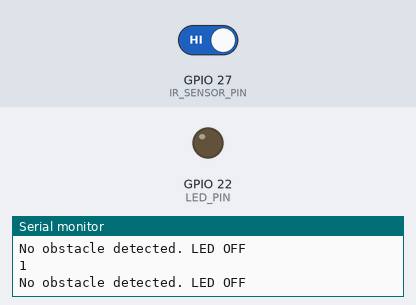
The sketch below on a simulated ESP32. Shown: output pins drawn as LEDs (lit = HIGH), the last lines printed to the serial monitor. The inputs (shaded band) are chosen by the test bench; at power-on: GPIO 27 (IR_SENSOR_PIN) HIGH.

Above: at 1.8 s.
1.9 s: GPIO 27 (IR_SENSOR_PIN) driven LOW
At 2.4 s:
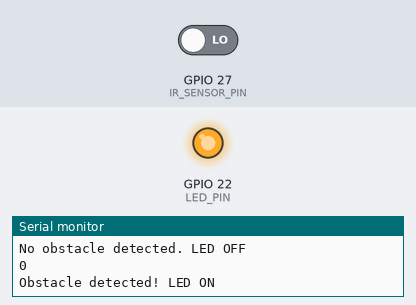
3.5 s: GPIO 27 (IR_SENSOR_PIN) driven HIGH
At 4.8 s:
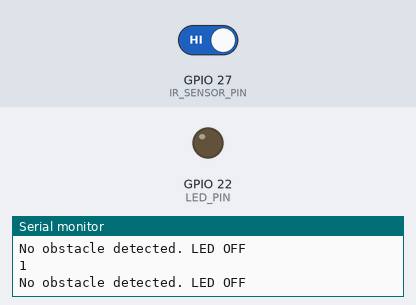
Timing chart, 0 to 6.5 s (numbered marks = the images above; inputs shaded):
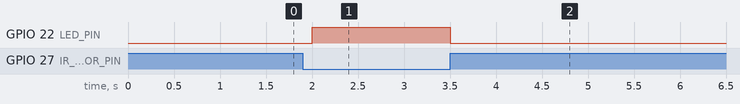

Measured:
- after the input at 1.9 s, GPIO 22 (LED_PIN): LOW → HIGH after 0.10 s
- after the input at 3.5 s, GPIO 22 (LED_PIN): HIGH → LOW at once

The sketch:

ir-sensor-led-blink-obstacle.ino
```cpp
// Define pin numbers
const int IR_SENSOR_PIN = 27; // Digital pin for the IR sensor
const int LED_PIN = 22;        // Digital pin for the LED

void setup() {
    pinMode(IR_SENSOR_PIN, INPUT); // Set the IR sensor pin as input
    pinMode(LED_PIN, OUTPUT);       // Set the LED pin as output
    Serial.begin(9600);             // Start serial communication
}

void loop() {
    int obstacleDetected = digitalRead(IR_SENSOR_PIN); // Read the IR sensor

    Serial.println(obstacleDetected); // Print the raw value from the IR sensor

    if (obstacleDetected == LOW) { // Assuming LOW means an obstacle is detected
        digitalWrite(LED_PIN, HIGH); // Turn on the LED
        Serial.println("Obstacle detected! LED ON");
    } else {
        digitalWrite(LED_PIN, LOW); // Turn off the LED
        Serial.println("No obstacle detected. LED OFF");
    }

    delay(500); // Delay for readability
}
```
